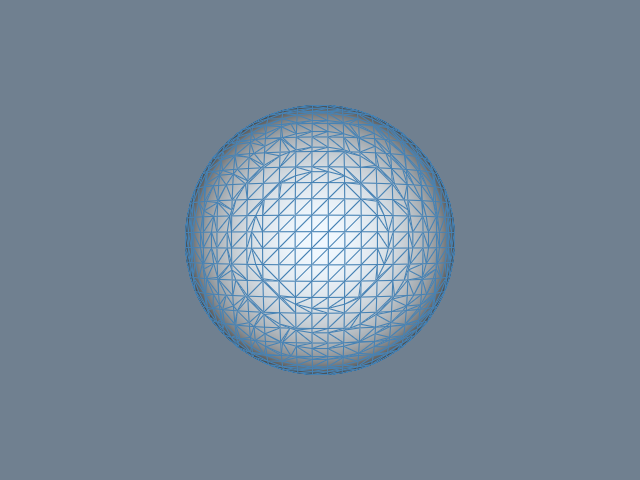

Here is the Python script that generated this plot:
#!/usr/bin/env python

# Visualize an implicit sphere with visible mesh edges by sampling it
# on a volume grid and extracting the zero isosurface.

# Factory overrides: importing these modules registers the OpenGL rendering
# and interaction style implementations for vtkRenderingCore factory classes.
import vtkmodules.vtkInteractionStyle  # noqa: F401
import vtkmodules.vtkRenderingOpenGL2  # noqa: F401
# VTK pipeline classes used in this example
from vtkmodules.vtkCommonDataModel import vtkSphere
from vtkmodules.vtkFiltersCore import vtkContourFilter
from vtkmodules.vtkImagingHybrid import vtkSampleFunction
from vtkmodules.vtkRenderingCore import (
    vtkActor,
    vtkPolyDataMapper,
    vtkRenderWindow,
    vtkRenderWindowInteractor,
    vtkRenderer,
)

# Colors (normalized RGB)
slate_gray_background_rgb = (0.439, 0.502, 0.565)
alice_blue_rgb = (0.941, 0.973, 1.000)
steel_blue_rgb = (0.275, 0.510, 0.706)

# Implicit function: a sphere of radius 0.5 centered at the origin
sphere = vtkSphere()
sphere.SetCenter(0.0, 0.0, 0.0)
sphere.SetRadius(0.5)

# SampleFunction: evaluate the implicit sphere on a 20x20x20 grid
sample = vtkSampleFunction()
sample.SetImplicitFunction(sphere)
sample.SetModelBounds(-0.5, 0.5, -0.5, 0.5, -0.5, 0.5)
sample.SetSampleDimensions(20, 20, 20)
sample.ComputeNormalsOff()

# Contour: extract the zero isosurface (the sphere surface)
contour = vtkContourFilter()
contour.SetInputConnection(sample.GetOutputPort())
contour.SetValue(0, 0.0)

# Mapper: map the contour surface to graphics primitives
mapper = vtkPolyDataMapper()
mapper.SetInputConnection(contour.GetOutputPort())
mapper.ScalarVisibilityOff()

# Actor: assign the mapped geometry with visible edges
actor = vtkActor()
actor.SetMapper(mapper)
actor.GetProperty().SetColor(alice_blue_rgb)
actor.GetProperty().EdgeVisibilityOn()
actor.GetProperty().SetEdgeColor(steel_blue_rgb)

# Renderer: assemble the scene and configure the camera
renderer = vtkRenderer()
renderer.AddActor(actor)
renderer.SetBackground(slate_gray_background_rgb)

# Window: display the rendered scene
render_window = vtkRenderWindow()
render_window.AddRenderer(renderer)
render_window.SetWindowName("sphere edges")
render_window.SetMultiSamples(0)
render_window.SetSize(640, 480)

# Interactor: handle mouse and keyboard events
render_window_interactor = vtkRenderWindowInteractor()
render_window_interactor.SetRenderWindow(render_window)

# Scene: configure the camera
renderer.ResetCamera()

render_window_interactor.Initialize()
render_window_interactor.Start()
